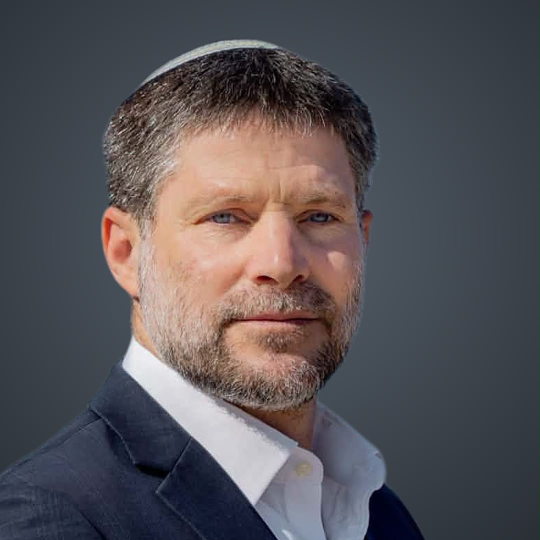
#> input picture content-kit/hatzionut-hadatit/2026-11-reel-game-team/refs/face2.jpg, 1080 x 1080 px (shown at 1/2 size)
$ python sketch.py
#> lines starting #> are read from the running program, lines starting #| are printed output that depends on the picture
"""E1 explainer reel: graphic-direction sketch frames (1080x1920), RZ palette, Haim headlines."""
import os, math
from PIL import Image, ImageDraw, ImageFont, ImageFilter, ImageOps
HERE = os.path.dirname(os.path.abspath(__file__))
KB = HERE + '/../../fonts/HaimClassicv2FM-Bold.ttf'
SEC = '/tmp/claude-0/-home-user-The-tur/1a5819ee-0cc0-5045-b086-4a8a80216453/scratchpad/shalev/fonts/SecularOne.ttf'
RUB = '/tmp/claude-0/-home-user-The-tur/1a5819ee-0cc0-5045-b086-4a8a80216453/scratchpad/fonts/Rubik-700.ttf'
W, H = 1080, 1920
DEEP, TEAL, LT, PALE, NIGHT = (43, 81, 85), (80, 146, 153), (105, 180, 189), (173, 213, 217), (16, 36, 40)
RED, GOLD, WHITE = (214, 58, 58), (240, 196, 80), (255, 255, 255)
def F(p, s): return ImageFont.truetype(p, s, layout_engine=ImageFont.Layout.RAQM)
def rtl(d, xy, t, f, fill=WHITE, anchor='mm', **k): d.text(xy, t, font=f, fill=fill, anchor=anchor, direction='rtl', **k)
def bg():
    im = Image.new('RGB', (W, H), NIGHT); d = ImageDraw.Draw(im)
#> after `im = Image.new('RGB', (W, H), NIGHT)`:
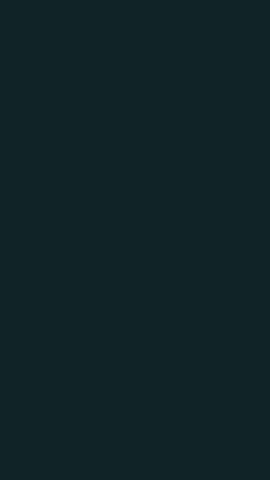
#> im: PIL image 1080x1920 RGB (shown at 1/4 size); mean R, G, B 16, 36, 40
    for y in range(H): d.line((0, y, W, y), fill=tuple(int(NIGHT[i] + (DEEP[i] - NIGHT[i]) * (1 - abs(y / H - .45) * 1.6)) for i in range(3)))
    for x in range(0, W, 60): d.line((x, 0, x, H), fill=(255, 255, 255, 0) if False else tuple(min(255, c + 6) for c in NIGHT), width=1)
    for y in range(0, H, 60): d.line((0, y, W, y), fill=tuple(min(255, c + 6) for c in NIGHT), width=1)
    return im
def tag(d):
    f = F(SEC, 26); t = 'איור סכמטי'; d.rounded_rectangle((40, H - 110, 220, H - 66), 22, fill=(0, 0, 0)); rtl(d, (130, H - 88), t, f, fill=PALE)
def sub(d, t, y=1640):
    f = F(RUB, 46); lines = t.split('\n')
    for k, l in enumerate(lines):
        tw = d.textlength(l, font=f, direction='rtl'); yy = y + k * 66
        d.rounded_rectangle((W / 2 - tw / 2 - 24, yy - 34, W / 2 + tw / 2 + 24, yy + 34), 14, fill=(0, 0, 0))
        rtl(d, (W / 2, yy), l, f)
# --- schematic geography (not to scale) ---
DX = -110
P = {k: (x + DX, y) for k, (x, y) in {'ירושלים': (420, 900), 'מעלה אדומים': (740, 880), 'רמאללה': (440, 430), 'בית לחם': (430, 1310)}.items()}
def city(d, name, r=26, col=WHITE, lab=True, side='r'):
    x, y = P[name]; d.ellipse((x - r, y - r, x + r, y + r), fill=col, outline=NIGHT, width=5)
    if lab:
        f = F(KB, 54);
        if side == 'r': rtl(d, (x + r + 16, y), name, f, anchor='lm')
        elif side == 'l': rtl(d, (x - r - 16, y), name, f, anchor='rm')
        else: rtl(d, (x, y - r - 40), name, f)
def e1_zone(im, alpha=200, col=GOLD):
    lay = Image.new('RGBA', (W, H)); ld = ImageDraw.Draw(lay)
    ld.polygon([(x + DX, y) for x, y in [(500, 820), (700, 790), (725, 870), (690, 960), (520, 975), (470, 900)]], fill=col + (alpha,), outline=WHITE + (255,))
    im.paste(Image.alpha_composite(im.convert('RGBA'), lay).convert('RGB'))
def arrow(d, pts, col, w=18, head=True):
    pts = [(x + DX, y) for x, y in pts]
    d.line(pts, fill=col, width=w, joint='curve')
    if head:
        (x0, y0), (x1, y1) = pts[-2], pts[-1]; a = math.atan2(y1 - y0, x1 - x0); L = 46
        d.polygon([(x1 + 10 * math.cos(a), y1 + 10 * math.sin(a)), (x1 - L * math.cos(a - .5), y1 - L * math.sin(a - .5)), (x1 - L * math.cos(a + .5), y1 - L * math.sin(a + .5))], fill=col)
import re
def hf(t, s): return F(SEC, int(s * .9)) if re.search(r'[A-Za-z0-9]', t) else F(KB, s)   # Haim: no Latin, 0 reads like ם
def title(d, t, y=210, s=110, col=WHITE):
    for k, l in enumerate(t.split('\n')): rtl(d, (W / 2, y + k * (s + 10)), l, hf(l, s), fill=col)
def logo_area(d): pass  # client logo optional; RZ posts have no party logo unless asked
frames = []
# 1 hook
im = bg(); d = ImageDraw.Draw(im)
rtl(d, (W / 2, 700), 'E1', F(SEC, 420), fill=GOLD)
title(d, 'מה זה בכלל,\nולמה כולם נלחמים עליו?', 1080, 92)
sub(d, 'הסבר ב־60 שניות'); frames.append(('01-hook', im))
# 2 map: where
im = bg(); d = ImageDraw.Draw(im)
d.line((P['ירושלים'], P['מעלה אדומים']), fill=(120, 140, 140), width=6)
e1_zone(im); d = ImageDraw.Draw(im)
for n, s in [('ירושלים', 'l'), ('מעלה אדומים', 'r')]: city(d, n, side=s)
rtl(d, (600 + DX, 890), 'E1', F(SEC, 70), fill=NIGHT, anchor='mm')
title(d, 'שטח פתוח בין\nירושלים למעלה אדומים', 230, 90)
sub(d, 'בנייה ב־E1 מחברת את מעלה אדומים\nלירושלים ברצף אחד'); tag(d); frames.append(('02-map-where', im))
# 3 map: the palestinian contiguity
im = bg(); d = ImageDraw.Draw(im)
arrow(d, [(470, 470), (650, 620), (640, 900), (560, 1150), (460, 1280)], RED + (), 22)
for n, s in [('ירושלים', 'l'), ('מעלה אדומים', 'r'), ('רמאללה', 'l'), ('בית לחם', 'l')]: city(d, n, r=22, side=s)
title(d, 'בלי E1:', 200, 110, RED)
rtl(d, (W / 2, 330), 'רצף פלסטיני מרמאללה עד בית לחם', F(KB, 58))
sub(d, 'בדיוק הרצף שמדינה פלסטינית\nצריכה כדי לקום'); tag(d); frames.append(('03-map-without', im))
# 4 map: blocked
im = bg(); d = ImageDraw.Draw(im)
arrow(d, [(470, 470), (650, 620), (640, 790)], RED, 22, head=False)
arrow(d, [(640, 990), (560, 1150), (460, 1280)], RED, 22, head=False)
e1_zone(im, 235); d = ImageDraw.Draw(im)
#> call 2 of e1_zone, with alpha = 235, col = (240, 196, 80)
#> in e1_zone (call 2), `im.paste(Image.alpha_composite(im.convert('RGBA'), lay).convert('RGB'))`:
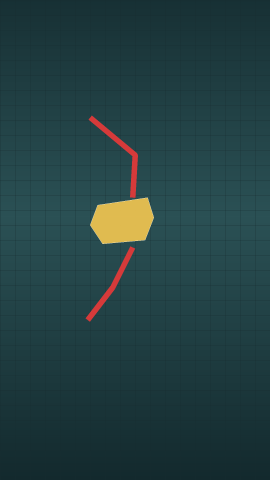
#> im: PIL image 1080x1920 RGB (shown at 1/4 size); mean R, G, B 35.9, 63.5, 65.6
for n, s in [('ירושלים', 'l'), ('מעלה אדומים', 'r'), ('רמאללה', 'l'), ('בית לחם', 'l')]: city(d, n, r=22, side=s)
cx, cy = 600 + DX, 890; d.ellipse((cx - 120, cy - 120, cx + 120, cy + 120), outline=RED, width=16); d.line((cx - 85, cy - 85, cx + 85, cy + 85), fill=RED, width=16)
title(d, 'עם E1:', 200, 110, GOLD)
rtl(d, (W / 2, 330), 'הרצף נחסם', F(KB, 74))
sub(d, 'לכן קוראים לזה "בולם":\nזה בולם את המדינה הפלסטינית'); tag(d); frames.append(('04-map-blocked', im))
# 5 numbers / timeline
im = bg(); d = ImageDraw.Draw(im)
title(d, 'איפה זה עומד?', 220, 110)
rows = [('אישור סופי לתוכנית', 'אוגוסט \u20662025\u2069', '\u20663,401\u2069 יח״ד', LT), ('מכרז ראשון', 'פתיחת המעטפות נקבעה ל־\u206619.11\u2069', '\u20661,234\u2069 דירות', LT), ('היועמ״שית: לעצור', '\u206617.11.2026\u2069 · עד ממשלה חדשה', 'נעצר', RED)]
y = 520
for k, (what, dt, num, col) in enumerate(rows):
    d.rounded_rectangle((90, y, W - 90, y + 250), 30, fill=(0, 0, 0), outline=col, width=5)
    rtl(d, (W - 140, y + 75), what, F(KB, 62), anchor='rm')
    rtl(d, (W - 140, y + 175), dt, F(RUB, 38), fill=PALE, anchor='rm')
    rtl(d, (140, y + 75), num, F(SEC, 50), fill=GOLD if col == LT else RED, anchor='lm')
    y += 310
#> after the loop, y = 1450
sub(d, 'המכרז נעצר יומיים לפני פתיחת המעטפות', 1600); frames.append(('05-timeline', im))
# 6 the AG decision + sanctions
im = bg(); d = ImageDraw.Draw(im)
title(d, 'באותו שבוע', 230, 100)
for k, (nm, col) in enumerate([('בריטניה', (200, 30, 50)), ('אוסטרליה', (20, 50, 120))]):
    x = 300 + k * 480; d.rounded_rectangle((x - 200, 420, x + 200, 640), 24, fill=col); rtl(d, (x, 530), nm, F(KB, 68))
rtl(d, (W / 2, 720), 'סנקציות על מתיישבים וחברות בנייה', F(RUB, 44), fill=PALE)
d.rounded_rectangle((120, 860, W - 120, 1260), 30, fill=(0, 0, 0), outline=RED, width=6)
rtl(d, (W / 2, 960), 'היועמ״שית', F(KB, 90))
rtl(d, (W / 2, 1080), 'עוצרת את הבנייה ב־E1', F(SEC, 66), fill=RED)
rtl(d, (W / 2, 1180), 'עד להקמת ממשלה חדשה', F(RUB, 40), fill=PALE)
sub(d, '"היא משדרת להן מסר ברור:\nזו הדרך לעצור את הבנייה"', 1560); frames.append(('06-ag-sanctions', im))
# 7 quote card with photo
im = bg(); ph = Image.open(HERE + '/../2026-11-reel-game-team/refs/face2.jpg').convert('RGB'); ph = ImageOps.fit(ph, (W, 1150), Image.LANCZOS, centering=(.5, .3))
#> further down, ph is the input picture: PIL image 1080x1080 RGB; mean R, G, B 87.2, 83.2, 87.3
#> after `ph = ImageOps.fit(ph, (W, 1150), Image.LANCZOS, centering=(0.5, 0.3))`:
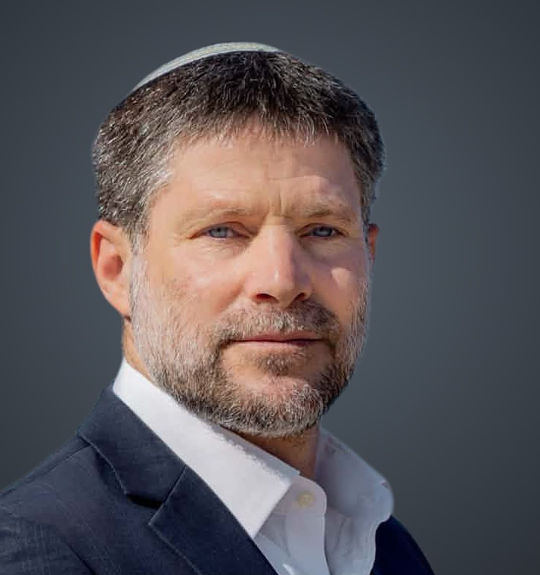
#> ph: PIL image 1080x1150 RGB (shown at 1/2 size); mean R, G, B 89.4, 84.6, 88.5
im.paste(ph, (0, 0)); fade = Image.new('L', (W, 1150), 0); fd = ImageDraw.Draw(fade)
for y in range(1150): fd.line((0, y, W, y), fill=int(255 * max(0, (y - 650) / 500)))
im.paste(Image.new('RGB', (W, 1150), NIGHT), (0, 0), fade); d = ImageDraw.Draw(im)
#> after `im.paste(Image.new('RGB', (W, 1150), NIGHT), (0, 0), fade)`:
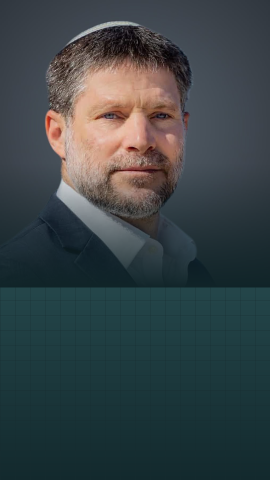
#> im: PIL image 1080x1920 RGB (shown at 1/4 size); mean R, G, B 57.3, 67.7, 70.5
rtl(d, (W / 2, 1220), '"היא לא מייצגת', F(KB, 110)); rtl(d, (W / 2, 1350), 'את מדינת ישראל"', F(KB, 110))
rtl(d, (W / 2, 1500), 'בצלאל סמוטריץ׳, שר האוצר', F(RUB, 42), fill=LT); frames.append(('07-quote', im))
# 8 end
im = bg(); d = ImageDraw.Draw(im)
title(d, 'אנחנו נחושים', 760, 130); title(d, 'לבנות ב־E1', 910, 150, GOLD)
rtl(d, (W / 2, 1120), 'ולחסל את רעיון המדינה הפלסטינית', F(RUB, 48), fill=PALE); frames.append(('08-end', im))
os.makedirs(HERE + '/sketch', exist_ok=True)
for n, im in frames: im.save(HERE + f'/sketch/{n}.jpg', quality=90)
#> this loop made 8 passes
#> n on passes 1 to 8: '01-hook', '02-map-where', '03-map-without', '04-map-blocked', '05-timeline', '06-ag-sanctions', '07-quote', '08-end'
#> pass 1, `for n, im in frames: im.save(HERE + f'/sketch/{n}.jpg', quality=90)`:
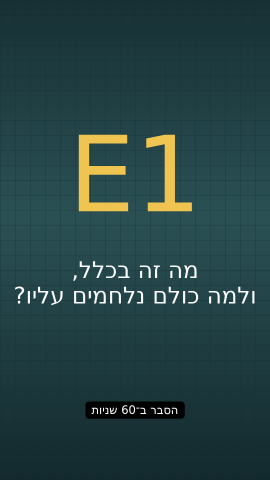
#> saved as 01-hook.jpg: PIL image 1080x1920 RGB (shown at 1/4 size); mean R, G, B 38.2, 66, 67.1
#> pass 2, `for n, im in frames: im.save(HERE + f'/sketch/{n}.jpg', quality=90)`:
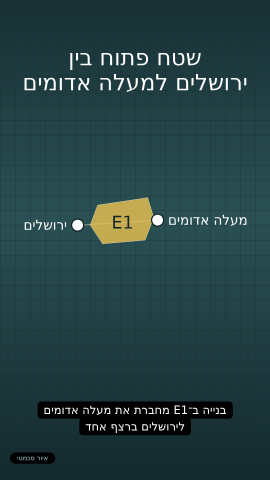
#> saved as 02-map-where.jpg: PIL image 1080x1920 RGB (shown at 1/4 size); mean R, G, B 36.9, 64.7, 66.9
fw, fh, g = 300, 533, 16; cols = 4; rows_ = 2
sheet = Image.new('RGB', (cols * (fw + g) + g, rows_ * (fh + 60) + g), (10, 12, 14)); sd = ImageDraw.Draw(sheet)
for i, (n, im) in enumerate(frames):
    c, r = i % cols, i // cols; x = sheet.width - g - (c + 1) * (fw + g) + g; y = g + r * (fh + 60)
    sheet.paste(im.resize((fw, fh)), (x, y)); sd.text((x + fw / 2, y + fh + 28), str(i + 1), font=F(SEC, 30), fill=WHITE, anchor='mm')
#> this loop made 8 passes
#> (n, c, r, x, y) on passes 1 to 8: ('01-hook', 0, 0, 964, 16), ('02-map-where', 1, 0, 648, 16), ('03-map-without', 2, 0, 332, 16), ('04-map-blocked', 3, 0, 16, 16), ('05-timeline', 0, 1, 964, 609), ('06-ag-sanctions', 1, 1, 648, 609), ('07-quote', 2, 1, 332, 609), ('08-end', 3, 1, 16, 609)
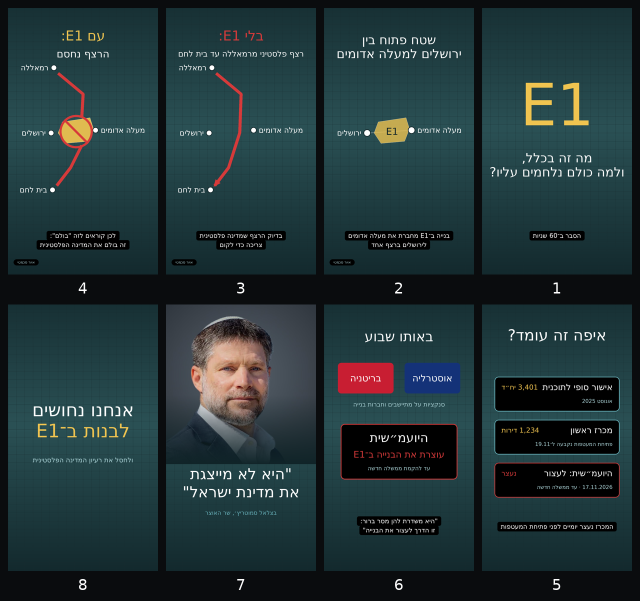
#> sheet: PIL image 1280x1202 RGB (shown at 1/2 size); mean R, G, B 33.7, 52.7, 55.5
sheet.save(HERE + '/sketch-sheet.jpg', quality=90); print('ok')
#| ok

$ run again, with content-kit/hatzionut-hadatit/2026-11-reel-game-team/refs/face1.jpg copied over content-kit/hatzionut-hadatit/2026-11-reel-game-team/refs/face2.jpg
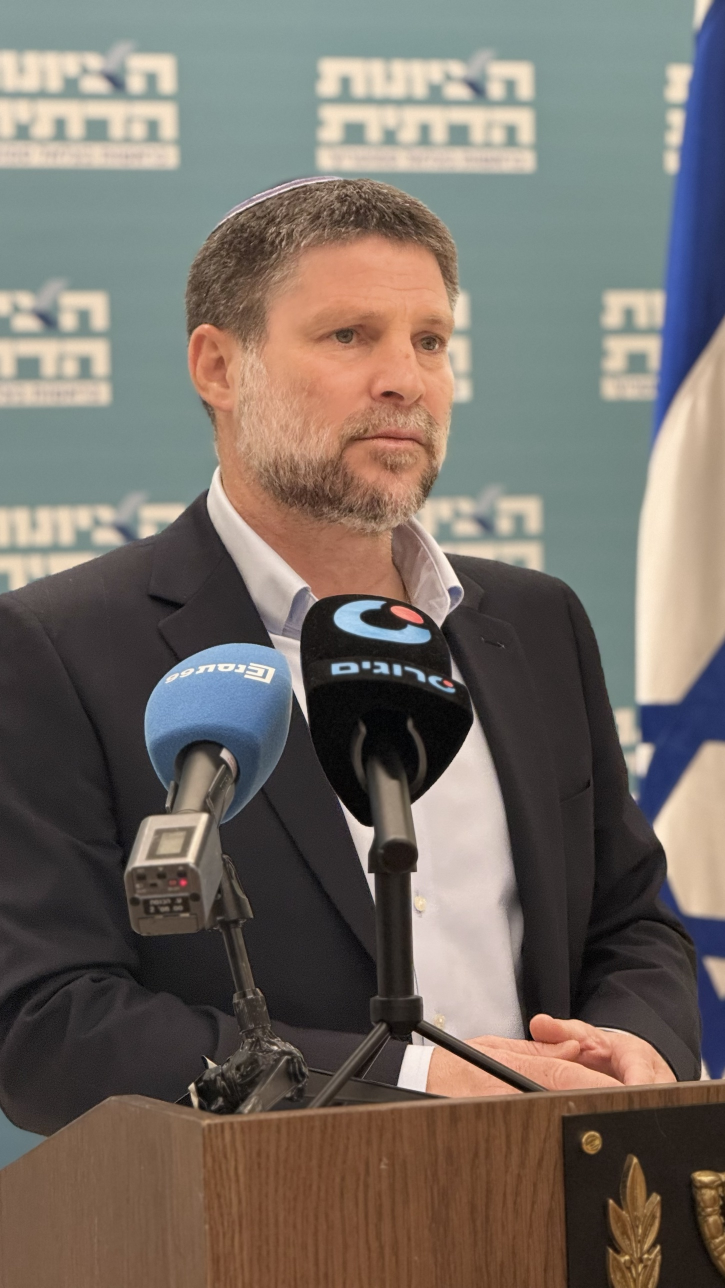
#> input picture content-kit/hatzionut-hadatit/2026-11-reel-game-team/refs/face1.jpg, 1450 x 2576 px (shown at 1/2 size)
#> lay: PIL image 1080x1920 RGBA; every value is 0
#> after the loop `for k, (what, dt, num, col) in enumerate(rows):`: y = 1450
#> ph is the input picture: PIL image 1450x2576 RGB; mean R, G, B 117.1, 108.8, 101.4
#> ph: PIL image 1080x1150 RGB
#> fade: PIL image 1080x1150 L; every value is 0
#> `im.paste(Image.new('RGB', (W, 1150), NIGHT), (0, 0), fade)`:
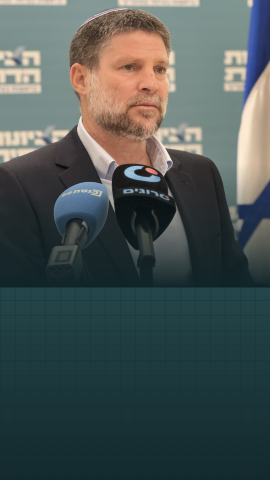
#> im: PIL image 1080x1920 RGB (shown at 1/4 size); mean R, G, B 74.1, 84.9, 83.8
#> the loop `for n, im in frames: im.save(HERE + f'/sketch/{n}.jpg', quality=90)` made 8 passes
#> n on passes 1 to 8: '01-hook', '02-map-where', '03-map-without', '04-map-blocked', '05-timeline', '06-ag-sanctions', '07-quote', '08-end'
#> the loop `for i, (n, im) in enumerate(frames):` made 8 passes
#> (n, c, r, x, y) on passes 1 to 8: ('01-hook', 0, 0, 964, 16), ('02-map-where', 1, 0, 648, 16), ('03-map-without', 2, 0, 332, 16), ('04-map-blocked', 3, 0, 16, 16), ('05-timeline', 0, 1, 964, 609), ('06-ag-sanctions', 1, 1, 648, 609), ('07-quote', 2, 1, 332, 609), ('08-end', 3, 1, 16, 609)
#> after the loop `for i, (n, im) in enumerate(frames):`:
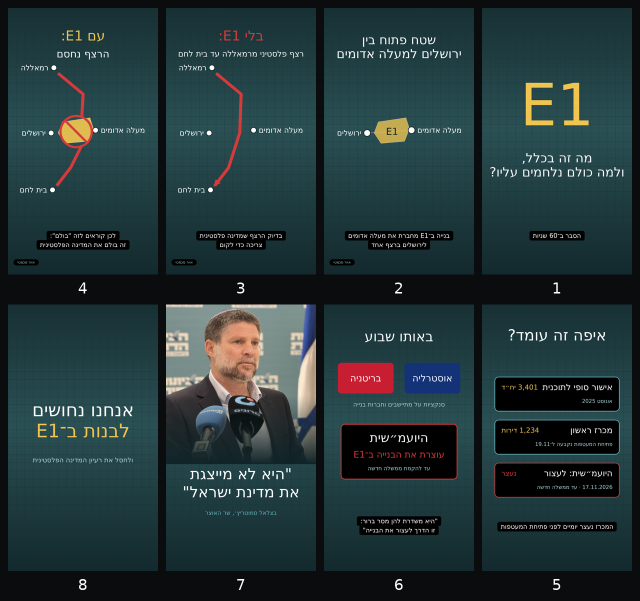
#> sheet: PIL image 1280x1202 RGB (shown at 1/2 size); mean R, G, B 35.5, 54.5, 56.9
#| ok

$ run again, with content-kit/hatzionut-hadatit/2026-11-reel-game-team/refs/face3.jpg copied over content-kit/hatzionut-hadatit/2026-11-reel-game-team/refs/face2.jpg
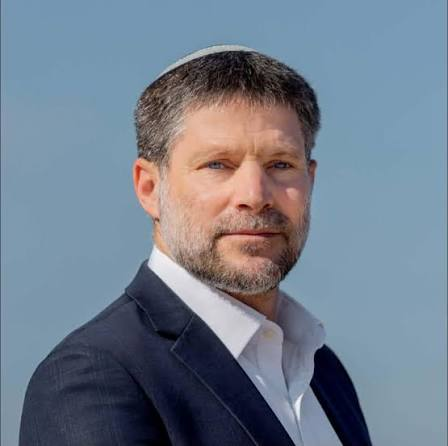
#> input picture content-kit/hatzionut-hadatit/2026-11-reel-game-team/refs/face3.jpg, 448 x 446 px
#> lay: PIL image 1080x1920 RGBA; every value is 0
#> after the loop `for k, (what, dt, num, col) in enumerate(rows):`: y = 1450
#> ph is the input picture: PIL image 448x446 RGB; mean R, G, B 113.5, 125.4, 140.4
#> ph: PIL image 1080x1150 RGB
#> fade: PIL image 1080x1150 L; every value is 0
#> `im.paste(Image.new('RGB', (W, 1150), NIGHT), (0, 0), fade)`:
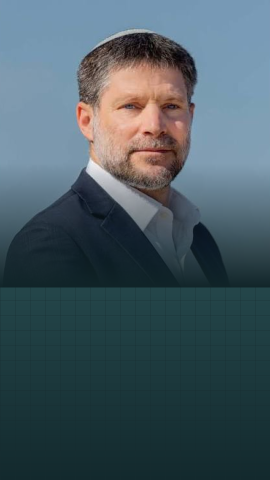
#> im: PIL image 1080x1920 RGB (shown at 1/4 size); mean R, G, B 71, 89.9, 98.3
#> the loop `for n, im in frames: im.save(HERE + f'/sketch/{n}.jpg', quality=90)` made 8 passes
#> n on passes 1 to 8: '01-hook', '02-map-where', '03-map-without', '04-map-blocked', '05-timeline', '06-ag-sanctions', '07-quote', '08-end'
#> the loop `for i, (n, im) in enumerate(frames):` made 8 passes
#> (n, c, r, x, y) on passes 1 to 8: ('01-hook', 0, 0, 964, 16), ('02-map-where', 1, 0, 648, 16), ('03-map-without', 2, 0, 332, 16), ('04-map-blocked', 3, 0, 16, 16), ('05-timeline', 0, 1, 964, 609), ('06-ag-sanctions', 1, 1, 648, 609), ('07-quote', 2, 1, 332, 609), ('08-end', 3, 1, 16, 609)
#> after the loop `for i, (n, im) in enumerate(frames):`:
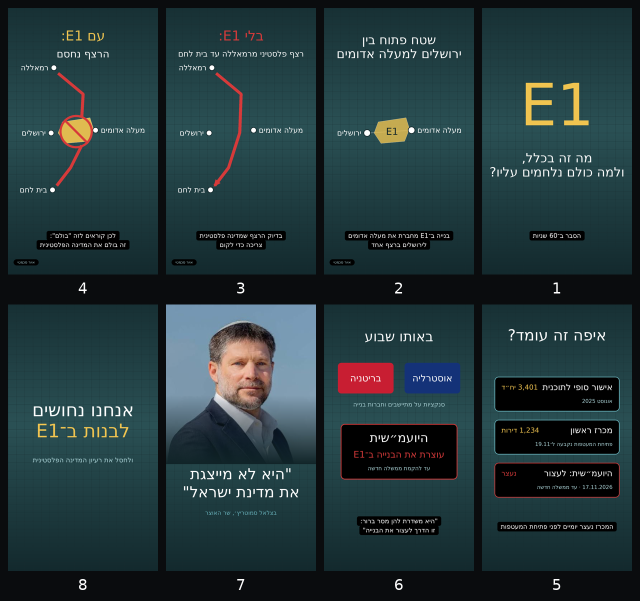
#> sheet: PIL image 1280x1202 RGB (shown at 1/2 size); mean R, G, B 35.1, 55, 58.4
#| ok
